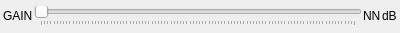
<?xml version="1.0" encoding="UTF-8"?>
<ui version="4.0">
 <class>GainSlider</class>
 <widget class="QWidget" name="GainSlider">
  <property name="geometry">
   <rect>
    <x>0</x>
    <y>0</y>
    <width>400</width>
    <height>33</height>
   </rect>
  </property>
  <property name="windowTitle">
   <string>Form</string>
  </property>
  <layout class="QGridLayout" name="gridLayout">
   <property name="leftMargin">
    <number>3</number>
   </property>
   <property name="topMargin">
    <number>0</number>
   </property>
   <property name="rightMargin">
    <number>3</number>
   </property>
   <property name="bottomMargin">
    <number>0</number>
   </property>
   <property name="spacing">
    <number>1</number>
   </property>
   <item row="1" column="0">
    <widget class="QLabel" name="label">
     <property name="text">
      <string>GAIN</string>
     </property>
    </widget>
   </item>
   <item row="1" column="1">
    <widget class="QSlider" name="horizontalSlider">
     <property name="orientation">
      <enum>Qt::Horizontal</enum>
     </property>
     <property name="tickPosition">
      <enum>QSlider::TicksBelow</enum>
     </property>
    </widget>
   </item>
   <item row="1" column="4">
    <widget class="QLabel" name="label_3">
     <property name="text">
      <string>dB</string>
     </property>
    </widget>
   </item>
   <item row="1" column="3">
    <widget class="QLabel" name="label_2">
     <property name="text">
      <string>NN</string>
     </property>
    </widget>
   </item>
  </layout>
 </widget>
 <resources/>
 <connections/>
</ui>
